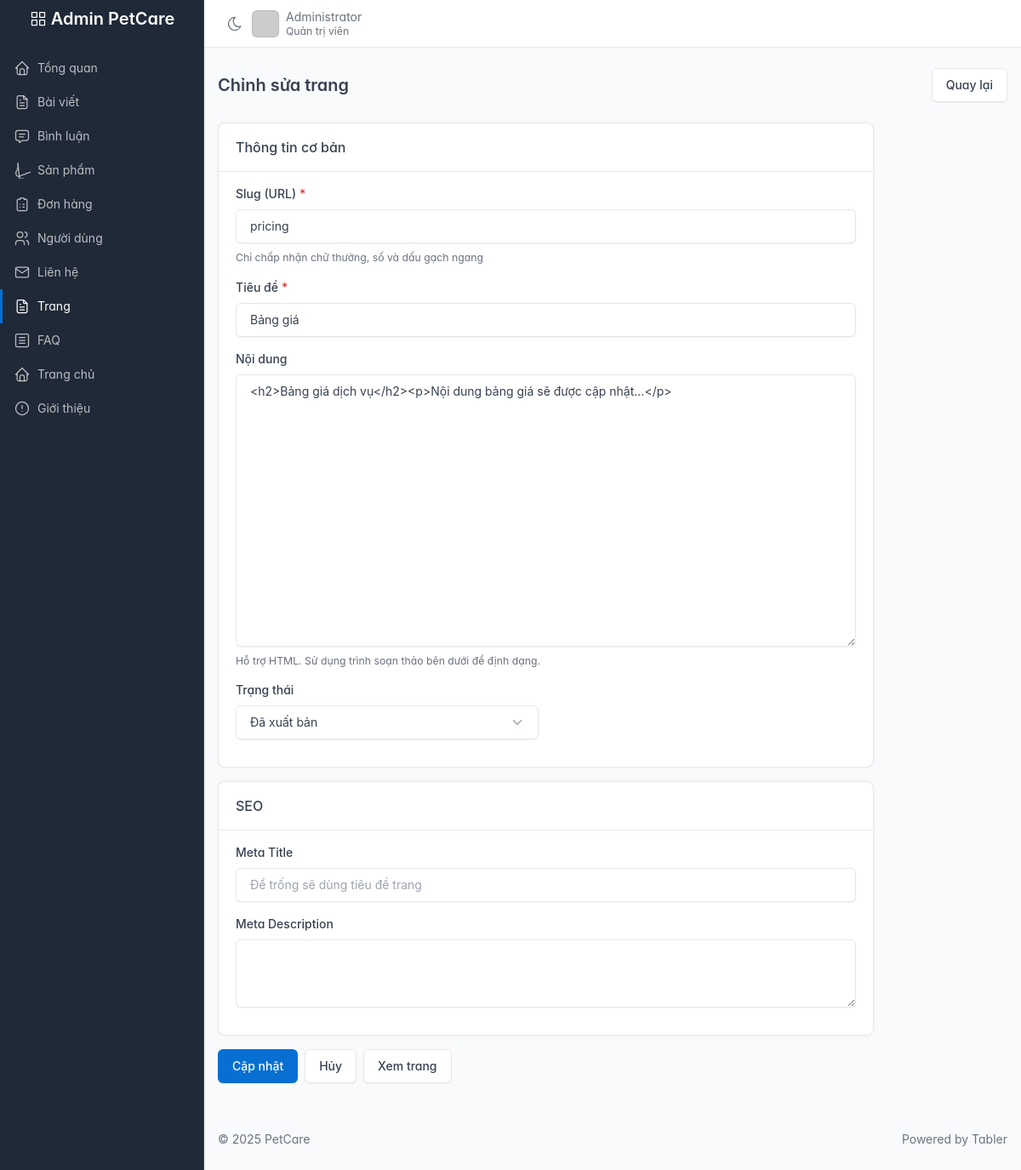
The app's page /public/admin/pages/edit?id=1 (signed in) with its own data.
### tables this page shows
CREATE TABLE IF NOT EXISTS pages (
    id BIGINT UNSIGNED AUTO_INCREMENT PRIMARY KEY,
    slug VARCHAR(255) NOT NULL UNIQUE,
    title VARCHAR(255) NOT NULL,
    content_html MEDIUMTEXT NULL,
    meta_title VARCHAR(255) NULL,
    meta_description TEXT NULL,
    status ENUM('draft', 'published') DEFAULT 'published',
    updated_by BIGINT UNSIGNED NULL,
    created_at TIMESTAMP DEFAULT CURRENT_TIMESTAMP,
    updated_at TIMESTAMP NULL ON UPDATE CURRENT_TIMESTAMP,
    INDEX idx_slug (slug),
    INDEX idx_status (status),
    FOREIGN KEY (updated_by) REFERENCES users (id) ON DELETE SET NULL
);

### app/core/Controller.php (called while the page is built, shortened)
<?php
class Controller
{
    protected function view(string $view, array $data = [], string $title = null, string $layout = 'main'): void
    {
        $viewFile = __DIR__ . '/../views/' . str_replace('.', '/', $view) . '.php';
        extract($data);
        $content = function () use ($viewFile, $data) {
            extract($data);
            require $viewFile;
        };
        $layoutFile = __DIR__ . '/../views/layouts/' . $layout . '.php';
        require $layoutFile;
    }
}

### app/controllers/Admin/PageController.php (called while the page is built, shortened)
<?php
class PageController extends Controller
{
    public function edit(): void
    {
        $id = isset($_GET['id']) ? (int)$_GET['id'] : 0;
        $page = Page::findById($id);
        $this->view('admin/pages/form', [
            'title' => 'Chỉnh sửa trang',
            'page' => $page,
        ], 'Chỉnh sửa trang', 'admin');
    }
}

### app/core/Router.php (called while the page is built, shortened)
<?php
class Router
{
    private array $routes = [
        'GET' => [],
        'POST' => [],
    ];
    private string $basePath = '';
    public function __construct()
    {
        $base = parse_url(BASE_URL, PHP_URL_PATH) ?: '';
        $this->basePath = rtrim($base, '/');
    }
    public function get(string $path, string $handler): void
    {
        $this->routes['GET'][$this->normalize($path)] = $handler;
    }
    public function post(string $path, string $handler): void
    {
        $this->routes['POST'][$this->normalize($path)] = $handler;
    }
    private function normalize(string $path): string
    {
        $path = parse_url($path, PHP_URL_PATH) ?: '/';
        $path = preg_replace('#/+#','/',$path);
        if ($this->basePath !== '' && $this->basePath !== '/') {
            if (str_starts_with($path, $this->basePath)) {
                $path = substr($path, strlen($this->basePath));
            }
        }
        $path = '/' . trim($path, '/');
        return $path === '//' ? '/' : $path;
    }
    public function dispatch(string $method, string $uri): void
    {
        $path = $this->normalize($uri);
        $handler = $this->routes[$method][$path] ?? null;
        [$controllerName, $action] = explode('@', $handler);
        $controller = new $controllerClass();
        $controller->$action();
    }
}

### public/index.php (called while the page is built, shortened)
<?php
require_once __DIR__ . '/../app/core/Database.php';
require_once __DIR__ . '/../app/core/Controller.php';
require_once __DIR__ . '/../app/core/Router.php';
$baseDir = __DIR__ . '/../app/';
spl_autoload_register(function ($class) use ($baseDir) {
    $class = ltrim($class, '\\');
    if (str_starts_with($class, 'App\\')) {
        $relative = str_replace('App\\', '', $class);
        $path = $baseDir . str_replace('\\', '/', $relative) . '.php';
    } elseif (str_starts_with($class, 'Core\\')) {
        $relative = str_replace('Core\\', 'core\\', $class);
        $path = $baseDir . str_replace('\\', '/', $relative) . '.php';
        if (is_file($path)) require_once $path;
    }
});
$router = new Router();
$router->get('/', 'HomeController@index');
$router->get('/login', 'AuthController@login');
$router->post('/login', 'AuthController@doLogin');
$router->get('/register', 'AuthController@register');
$router->post('/register', 'AuthController@doRegister');
$router->get('/logout', 'AuthController@logout');
$router->get('/about', 'AboutController@index');
$router->get('/shop', 'ProductController@index');
$router->get('/products', 'ProductController@index');
$router->get('/products/show', 'ProductController@show');
$router->get('/cart', 'CartController@index');
$router->post('/cart/add', 'CartController@add');
$router->post('/cart/update', 'CartController@update');
$router->post('/cart/remove', 'CartController@remove');
$router->get('/cart/checkout', 'CartController@checkout');
$router->get('/orders', 'OrderController@index');
$router->get('/orders/show', 'OrderController@show');
$router->post('/orders/checkout', 'OrderController@checkout');
$router->get('/profile', 'ProfileController@index');
$router->get('/profile/edit', 'ProfileController@edit');
$router->post('/profile/update', 'ProfileController@update');
$router->get('/profile/change-password', 'ProfileController@changePassword');
$router->post('/profile/update-password', 'ProfileController@updatePassword');
$router->get('/faq', 'FAQController@index');
$router->get('/page/show', 'PageController@show');
$router->get('/contact', 'ContactController@index');
$router->post('/contact/submit', 'ContactController@submit');
$router->get('/posts', 'PostController@index');
$router->get('/posts/show', 'PostController@show');
$router->post('/posts/comment', 'PostController@submitComment');
$router->get('/admin', 'Admin\\PageController@dashboard');
$router->post('/admin/upload/image', 'Admin\\UploadController@image');
$router->get('/admin/about', 'Admin\\AboutController@index');
$router->post('/admin/about/update', 'Admin\\AboutController@update');
$router->get('/admin/products', 'Admin\\ProductController@index');
$router->get('/admin/products/create', 'Admin\\ProductController@create');
$router->post('/admin/products/store', 'Admin\\ProductController@store');
$router->get('/admin/products/edit', 'Admin\\ProductController@edit');
$router->post('/admin/products/update', 'Admin\\ProductController@update');
$router->post('/admin/products/delete', 'Admin\\ProductController@delete');
$router->get('/admin/orders', 'Admin\\OrderController@index');
$router->get('/admin/orders/show', 'Admin\\OrderController@show');
$router->post('/admin/orders/update-status', 'Admin\\OrderController@updateStatus');
$router->get('/admin/users', 'Admin\\UserController@index');
$router->get('/admin/users/show', 'Admin\\UserController@show');
$router->post('/admin/users/update-status', 'Admin\\UserController@updateStatus');
$router->post('/admin/users/reset-password', 'Admin\\UserController@resetPassword');
$router->post('/admin/users/delete', 'Admin\\UserController@delete');
$router->get('/admin/faqs', 'Admin\\FAQController@index');
$router->get('/admin/faqs/create', 'Admin\\FAQController@create');
$router->post('/admin/faqs/store', 'Admin\\FAQController@store');
$router->get('/admin/faqs/edit', 'Admin\\FAQController@edit');
$router->post('/admin/faqs/update', 'Admin\\FAQController@update');
$router->post('/admin/faqs/delete', 'Admin\\FAQController@delete');
$router->get('/admin/posts', 'Admin\\PostController@index');
$router->get('/admin/posts/create', 'Admin\\PostController@create');
$router->post('/admin/posts/store', 'Admin\\PostController@store');
$router->get('/admin/posts/edit', 'Admin\\PostController@edit');
$router->post('/admin/posts/update', 'Admin\\PostController@update');
$router->post('/admin/posts/delete', 'Admin\\PostController@delete');
$router->get('/admin/comments', 'Admin\\CommentController@index');
$router->post('/admin/comments/approve', 'Admin\\CommentController@approve');
$router->post('/admin/comments/reject', 'Admin\\CommentController@reject');
$router->post('/admin/comments/delete', 'Admin\\CommentController@delete');
$router->get('/admin/home', 'Admin\\HomeController@index');
$router->post('/admin/home/update', 'Admin\\HomeController@update');
$router->get('/admin/pages', 'Admin\\PageController@index');
$router->get('/admin/pages/create', 'Admin\\PageController@create');
$router->post('/admin/pages/store', 'Admin\\PageController@store');
$router->get('/admin/pages/edit', 'Admin\\PageController@edit');
$router->post('/admin/pages/update', 'Admin\\PageController@update');
$router->post('/admin/pages/delete', 'Admin\\PageController@delete');
$router->get('/admin/contacts', 'Admin\\ContactController@index');
$router->get('/admin/contacts/show', 'Admin\\ContactController@show');
$router->post('/admin/contacts/update-status', 'Admin\\ContactController@updateStatus');
$router->post('/admin/contacts/reply', 'Admin\\ContactController@reply');
$router->post('/admin/contacts/delete', 'Admin\\ContactController@delete');
$router->dispatch($_SERVER['REQUEST_METHOD'], $_SERVER['REQUEST_URI']);

### app/core/Database.php (called while the page is built, shortened)
<?php
class Database
{
    private static ?PDO $pdo = null;
    public static function conn(): PDO
    {
        if (self::$pdo === null) {
            $dsn = 'mysql:host=' . DB_HOST . ';dbname=' . DB_NAME . ';charset=' . DB_CHARSET;
            $options = [
                PDO::ATTR_ERRMODE => PDO::ERRMODE_EXCEPTION,
                PDO::ATTR_DEFAULT_FETCH_MODE => PDO::FETCH_ASSOC,
                PDO::ATTR_EMULATE_PREPARES => false,
            ];
            try {
                self::$pdo = new PDO($dsn, DB_USER, DB_PASS, $options);
            } catch (PDOException $e) {
                http_response_code(500);
                echo 'Database connection failed.';
                error_log('DB Error: ' . $e->getMessage());
                exit;
            }
        }
        return self::$pdo;
    }
}

### app/Models/Page.php (called while the page is built, shortened)
<?php
class Page
{
    public static function findById(int $id): ?array
    {
        $sql = "SELECT p.*, u.name as updated_by_name
                FROM pages p
                LEFT JOIN users u ON p.updated_by = u.id
                WHERE p.id = :id";
        $stmt = Database::conn()->prepare($sql);
        $stmt->bindValue(':id', $id, PDO::PARAM_INT);
        $stmt->execute();
        $result = $stmt->fetch(PDO::FETCH_ASSOC);
        return $result ?: null;
    }
}

### app/views/admin/pages/form.php (the view, shortened to what this page needs)
<?php
$page = $page ?? null;
$isEdit = $page !== null;
?>
<div class="page-header d-print-none">
    <div class="container-xl">
        <div class="row g-2 align-items-center">
            <div class="col">
                <h2 class="page-title"><?= $isEdit ? 'Chỉnh sửa trang' : 'Thêm trang mới' ?></h2>
            </div>
            <div class="col-auto">
                <a href="<?= BASE_URL ?>admin/pages" class="btn">Quay lại</a>
            </div>
        </div>
    </div>
</div>
<div class="page-body">
    <div class="container-xl">
        <div class="row">
            <div class="col-lg-10">
                <form method="post" action="<?= BASE_URL ?>admin/pages/<?= $isEdit ? 'update' : 'store' ?>" id="pageForm">
                    <div class="card mb-3">
                        <div class="card-header">
                            <h3 class="card-title">Thông tin cơ bản</h3>
                        </div>
                        <div class="card-body">
                            <div class="mb-3">
                                <label class="form-label required">Slug (URL)</label>
                                <input type="text" name="slug" class="form-control"
                                       value="<?= htmlspecialchars($page['slug'] ?? '') ?>"
                                       required
                                       pattern="[a-z0-9-]+"
                                       placeholder="vi-du-trang">
                                <small class="form-hint">Chỉ chấp nhận chữ thường, số và dấu gạch ngang</small>
                            </div>
                            <div class="mb-3">
                                <label class="form-label required">Tiêu đề</label>
                                <input type="text" name="title" class="form-control"
                                       value="<?= htmlspecialchars($page['title'] ?? '') ?>"
                                       required>
                            </div>
                            <div class="mb-3">
                                <label class="form-label">Nội dung</label>
                                <textarea name="content_html" id="content_html" class="form-control" rows="15"><?= htmlspecialchars($page['content_html'] ?? '') ?></textarea>
                                <small class="form-hint">Hỗ trợ HTML. Sử dụng trình soạn thảo bên dưới để định dạng.</small>
                            </div>
                            <div class="row">
                                <div class="col-md-6">
                                    <div class="mb-3">
                                        <label class="form-label">Trạng thái</label>
                                        <select name="status" class="form-select">
                                            <option value="published" <?= ($page['status'] ?? 'published') === 'published' ? 'selected' : '' ?>>Đã xuất bản</option>
                                        </select>
                                    </div>
                                </div>
                            </div>
                        </div>
                    </div>
                    <div class="card mb-3">
                        <div class="card-header">
                            <h3 class="card-title">SEO</h3>
                        </div>
                        <div class="card-body">
                            <div class="mb-3">
                                <label class="form-label">Meta Title</label>
                                <input type="text" name="meta_title" class="form-control"
                                       value="<?= htmlspecialchars($page['meta_title'] ?? '') ?>"
                                       placeholder="Để trống sẽ dùng tiêu đề trang">
                            </div>
                            <div class="mb-3">
                                <label class="form-label">Meta Description</label>
                                <textarea name="meta_description" class="form-control" rows="3"><?= htmlspecialchars($page['meta_description'] ?? '') ?></textarea>
                            </div>
                        </div>
                    </div>
                    <div class="d-flex gap-2">
                        <button type="submit" class="btn btn-primary"><?= $isEdit ? 'Cập nhật' : 'Thêm mới' ?></button>
                        <a href="<?= BASE_URL ?>admin/pages" class="btn">Hủy</a>
                        <?php if ($isEdit && $page['status'] === 'published'): ?>
                            <a href="<?= BASE_URL ?>page?slug=<?= urlencode($page['slug']) ?>"
                               target="_blank"
                               class="btn">Xem trang</a>
                        <?php endif; ?>
                    </div>
                </form>
            </div>
        </div>
    </div>
</div>

### app/views/layouts/admin.php (style rules this page uses)
:root { --tblr-font-sans-serif: 'Inter Var', -apple-system, BlinkMacSystemFont, San Francisco, Segoe UI, Roboto, Helvetica Neue, sans-serif; }
body { font-family: var(--tblr-font-sans-serif); }

### records on screen
pages: slug "pricing", title "Bảng giá", content_html "<h2>Bảng giá dịch vụ</h2><p>Nội dung bảng giá sẽ được cập nhật...</p>", status "Đã xuất bản"

### other values on screen
APP_NAME "PetCare"
$_SESSION['user_name'] "Administrator"
